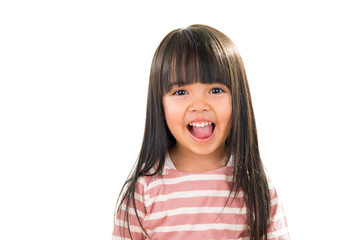
#> input picture static/img1.jpg, 360 x 240 px
$ python main.py
#> lines starting #> are read from the running program, lines starting #| are printed output that depends on the picture
import cv2

inputPath = 'static/img1.jpg'

originalImage = cv2.imread(inputPath)
#> originalImage is the input picture: shape (240, 360, 3); mean B, G, R 212.9, 216.1, 226.7

# ------------Convert image to Grayscale --------------

# Convert the color image to grayscale image
grayscaleImage = cv2.cvtColor(originalImage, cv2.COLOR_BGR2GRAY)
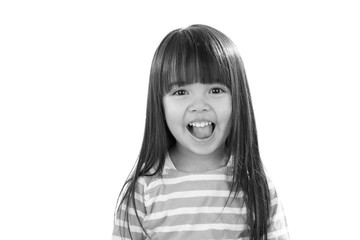
#> grayscaleImage: shape (240, 360); min 0, max 255, mean 218.9

# # ----------------- Convert image to Sketch Image ---------------

# Invert the grayscale image
invertedImg = 255 - grayscaleImage
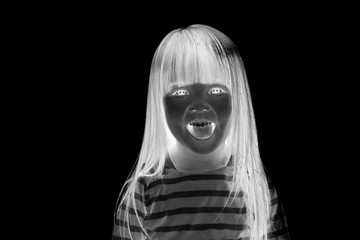
#> invertedImg: shape (240, 360); min 0, max 255, mean 36.1

# Apply Gaussian blur
blurredImg = cv2.GaussianBlur(invertedImg, (21, 21), 0)
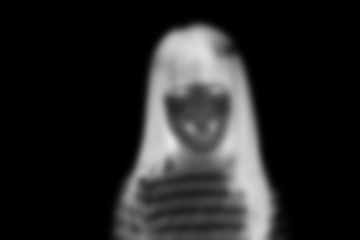
#> blurredImg: shape (240, 360); min 0, max 229, mean 36.1

# Blend the grayscale image and the blurred image using the color dodge blend mode
sketchImg = cv2.divide(grayscaleImage, 255 - blurredImg, scale=256)
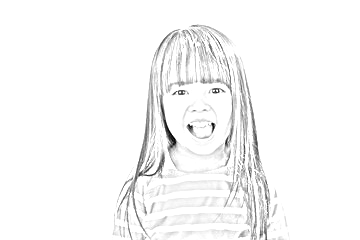
#> sketchImg: shape (240, 360); min 0, max 255, mean 247.7

# Save the sketch image to disk
outputPath = 'converted/sketch.png'
cv2.imwrite(outputPath, sketchImg)

# Display the converted image
cv2.imshow('Sketch Image', sketchImg)
cv2.waitKey(0)

# Display a message indicating that the image has been saved
